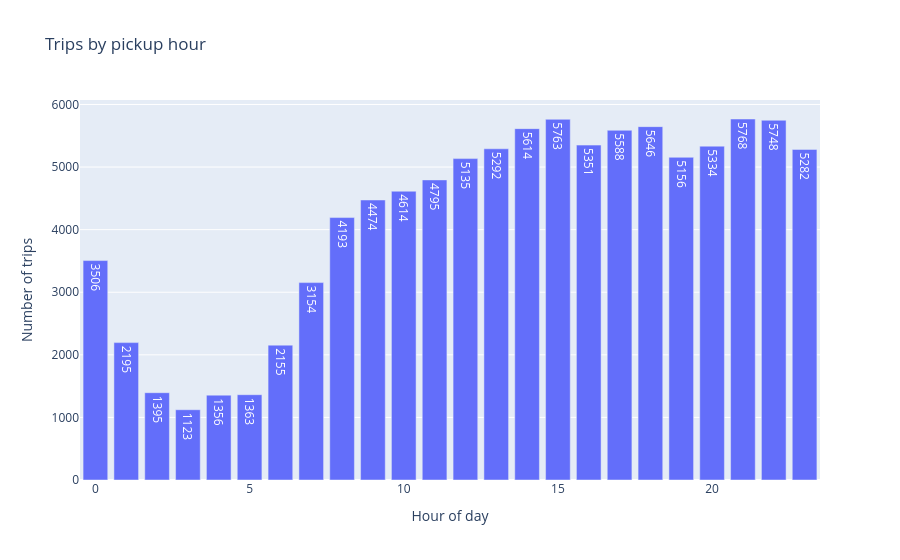

Here is the notebook cell this chart was saved with:
### Markdown cell above
### Analyse trips by hours of the day

### Code cell
fig1 = px.bar(
    x=trips_by_hour.index,
    y=trips_by_hour.values,
    labels={"x": "Hour of day", "y": "Number of trips"},
    title="Trips by pickup hour",
    text=trips_by_hour.values
)

fig1.show()

### Figure 1 — Plotly figure (JSON) as saved in the notebook; plotly's stock layout.template omitted (floating-point values rounded to 4 significant figures)
{"data": [{"hovertemplate": "Hour of day=%{x}<br>Number of trips=%{y}<br>text=%{text}<extra></extra>", "legendgroup": "", "marker": {"color": "#636efa", "pattern": {"shape": ""}}, "name": "", "orientation": "v", "showlegend": false, "text": [3506.0, 2195.0, 1395.0, 1123.0, 1356.0, 1363.0, 2155.0, 3154.0, 4193.0, 4474.0, 4614.0, 4795.0, 5135.0, 5292.0, 5614.0, 5763.0, 5351.0, 5588.0, 5646.0, 5156.0, 5334.0, 5768.0, 5748.0, 5282.0], "textposition": "auto", "type": "bar", "x": [0, 1, 2, 3, 4, 5, 6, 7, 8, 9, 10, 11, 12, 13, 14, 15, 16, 17, 18, 19, 20, 21, 22, 23], "xaxis": "x", "y": [3506, 2195, 1395, 1123, 1356, 1363, 2155, 3154, 4193, 4474, 4614, 4795, 5135, 5292, 5614, 5763, 5351, 5588, 5646, 5156, 5334, 5768, 5748, 5282], "yaxis": "y"}], "layout": {"barmode": "relative", "legend": {"tracegroupgap": 0}, "title": {"text": "Trips by pickup hour"}, "xaxis": {"anchor": "y", "domain": [0, 1], "title": {"text": "Hour of day"}}, "yaxis": {"anchor": "x", "domain": [0, 1], "title": {"text": "Number of trips"}}}}
